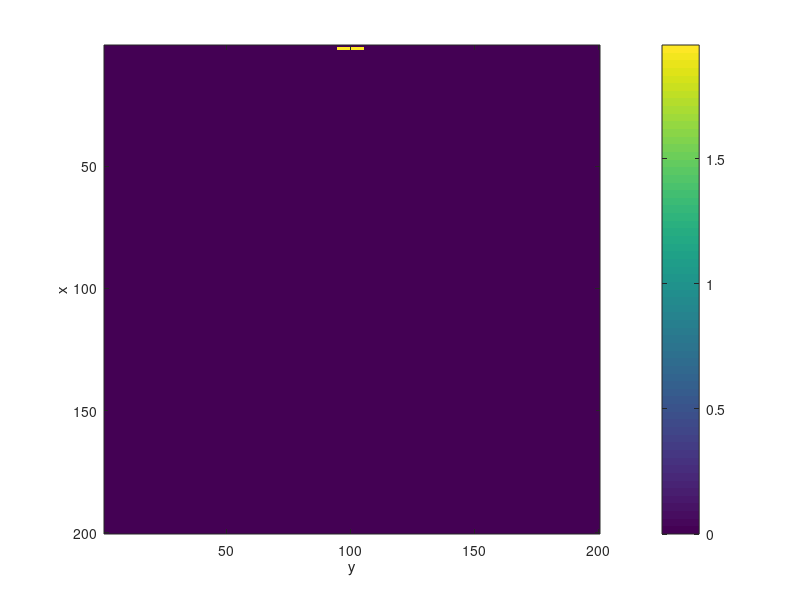

This figure's MATLAB source: (Note: this script raises an error after producing the figure.)
%--------------------------------------------------------------------------
% 模拟二维声波在均匀介质中的传播
%--------------------------------------------------------------------------
% 参数设定
close all;
clear all;
clc;
Nx = 200;   % x方向的网格点数
Ny = 200;   % y方向的网格点数
c = 1500;   % 声速(m/s)
dt = 1e-6;  % 时间步长(s)
Nt = 2000;   % 时间步数
dx = 0.01;  % 空间步长(m)
dy = 0.01;  % 空间步长(m)

% 初始化
p = zeros(Nx, Ny);
p_prev = zeros(Nx, Ny);
p_next = zeros(Nx, Ny);

% 初始条件（波源）
x0 = 2;
% 阵列，间距为10
y0 = 95:1:105;
p(x0, y0) = 1;

% 时间演化
for t = 1:Nt
    for i = 2:Nx-1
        for j = 2:Ny-1
            % 使用二维波动方程的离散化公式           
            p_next(i, j) = 2*p(i, j) - p_prev(i, j) + c^2 * dt^2 / dx^2 * (p(i+1, j) + p(i-1, j) + p(i, j+1) + p(i, j-1) - 4*p(i, j));
        end
    end
    % 边界条件， 一阶吸收边界条件
    p_next(Nx, :) = p_next(Nx-1, :) - 1/c * (p_next(Nx-1, :) - p(Nx-1, :)) * dx/dt; %下边界
    p_next(:, Ny) = p_next(:, Ny-1) - 1/c * (p_next(:, Ny-1) - p(:, Ny-1)) * dy/dt; %右边界
    p_next(:, 1) = p_next(:, 2) - 1/c * (p_next(:, 2) - p(:, 2)) * dy/dt;

    % 更新波场
    p_prev = p;
    p = p_next;
    
    % 可视化
    imagesc(p);
    %加上坐标轴，标明xy方向
    xlabel('y');
    ylabel('x');
    colorbar;
    clim([-0.5,0.5]);
    pause(0.01);
    %按右上角退出绘图
    if ~ishandle(1)
        break;
    end
end

